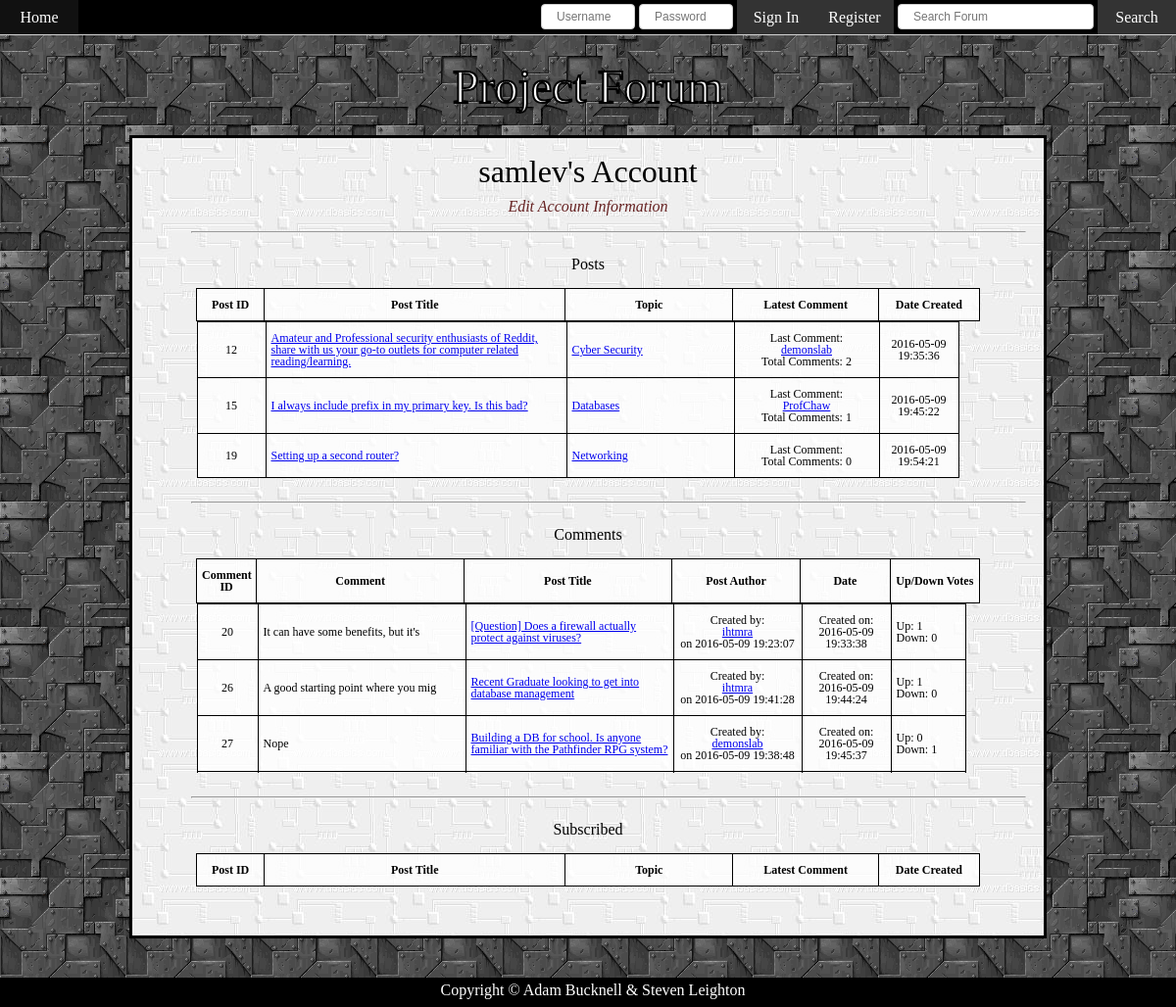
Screenshot of /view-account.php?userID=12 with the database file from the repository.
### tables this page shows
CREATE TABLE `user` (
  `userID` bigint(20) UNSIGNED NOT NULL,
  `last_login` timestamp NOT NULL DEFAULT '2000-01-01 05:00:00',
  `user_type` enum('MEMBER','MODERATOR') NOT NULL DEFAULT 'MEMBER',
  `date_joined` timestamp NOT NULL DEFAULT CURRENT_TIMESTAMP,
  `email` varchar(50) NOT NULL,
  `username` varchar(15) NOT NULL,
  `nickname` varchar(15) DEFAULT NULL,
  `password` varchar(512) NOT NULL
);

CREATE TABLE `user_post` (
  `userID` int(11) NOT NULL,
  `postID` int(11) NOT NULL
);

CREATE TABLE `post` (
  `postID` bigint(20) UNSIGNED NOT NULL,
  `title` varchar(200) NOT NULL,
  `content` text NOT NULL,
  `created_date` timestamp NOT NULL DEFAULT CURRENT_TIMESTAMP,
  `ups` int(11) NOT NULL DEFAULT '0',
  `downs` int(11) NOT NULL DEFAULT '0',
  `tags` text
);

CREATE TABLE `topic` (
  `topicID` bigint(20) UNSIGNED NOT NULL,
  `name` varchar(200) NOT NULL
);

CREATE TABLE `user_comment` (
  `userID` int(11) NOT NULL,
  `commentID` int(11) NOT NULL
);

CREATE TABLE `comment` (
  `commentID` bigint(20) UNSIGNED NOT NULL,
  `comment_text` varchar(1000) NOT NULL,
  `comment_date` timestamp NOT NULL DEFAULT CURRENT_TIMESTAMP
);

### html/view-account.php (the view, shortened to what the rows shown need)
<?php
    require_once dirname(__FILE__) . "/../models/user.php";
    require_once dirname(__FILE__) . "/../models/topic.php";
    require_once dirname(__FILE__) . "/../models/post.php";
    require_once dirname(__FILE__) . "/../models/comment.php";
    $user = new User($_GET['userID']);
    $user_posts = $user->GetPosts();
    $user_comments = $user->GetComments();
?>
<!DOCTYPE html>
<html>
    <head>
            <link rel="stylesheet" type="text/css" href="css/reset.css">
            <link rel="stylesheet" type="text/css" href="css/inputs.css">
            <link rel="stylesheet" type="text/css" href="css/outline.css">
            <link rel="stylesheet" type="text/css" href="css/center_form.css">
    </head>
    <body>
        <div class="container">
            <div class="content">
                <h2><?php if($user->nickname == NULL) echo $user->username."'s Account";
                            else
                                echo $user->nickname."'s Account (".$user->username.")"; ?>
                </h2>
                <div class="centerframe">
                    <h1><a href="edit_account.php?message=">Edit Account Information</a></h1>
                    <hr style="width:850px">
                    <table class="scroll">
                        <caption>Posts</caption>
                        <thead>
                            <tr>
                                <th scope="col" class="id">Post ID</th>
                                <th scope="col" class="title">Post Title </th>
                                <th scope="col" class="sub">Topic</th>
                                <th scope="col" class="lastPost">Latest Comment</th>
                                <th scope="col" class="other">Date Created</th>
                            </tr>
                        </thead>
                        <tbody>
                            <?php foreach ($user_posts as $post) {
                                $topic = $post->GetTopic();
                                $comments = $post->GetComments();
                                $last_comment = $post->GetLatestComment();
                            ?>
                            <tr>
                                <?php if($user->userID == $_SESSION['user']->userID) { ?>
                                        <td style="width:51px"><?php echo $post->postID; ?></td>
                                        <td style="text-align:left; width:262px" >
                                            <a href="view-post.php?postID=<?php echo $post->postID; ?>"> <?php echo $post->title; ?> </a>
                                        </td>
                                        <td style="text-align:left; width:140px">
                                            <a href="topic_posts.php?topicID=<?php echo $topic->topicID; ?>"><?php echo $topic->name; ?> </a>
                                        </td>
                                        <td style="width:120px">
                                            Last Comment: <br>
                                            <?php if ($last_comment != NULL) {
                                                echo '<a href="view-account.php?userID='.$last_comment->GetUser()->userID.'">'.$last_comment->GetUser()->username.'</a><br>';
                                            } ?>
                                            Total Comments: <?php echo count($comments); ?> </td>
                                        <td style="width:80px"><?php echo $post->created_date; ?></td>
                                        <td style="width:80px">
                                                <form action="delete_post.php" method="post" id="<?php echo $post->postID; ?>">
                                                    <input type="hidden" value="<?php echo $post->postID; ?>" name="postID">
                                                    <input type="hidden" value="<?php echo $topic->topicID; ?>" name="topicID">
                                                    <input type="hidden" value="<?php echo $_GET['userID']; ?>" name="userID">
                                                </form>
                                                <button type="submit" form="<?php echo $post->postID; ?>"
                                                    class="btn" style="float:left"  onclick="location.href='#'">Delete<btn>
                                        </td>
                                <?php }
                                    else { ?>
                                        <td style="width:59px"><?php echo $post->postID; ?></td>
                                        <td style="text-align:left; width:296px" >
                                             <a href="view-post.php?postID=<?php echo $post->postID; ?>"> <?php echo $post->title; ?> </a>
                                        </td>
                                        <td style="text-align:left; width:160px">
                                             <a href="topic_posts.php?topicID=<?php echo $topic->topicID; ?>"><?php echo $topic->name; ?> </a>
                                         </td>
                                        <td style="width:137px">
                                            Last Comment:<br>
                                            <?php if ($last_comment != NULL) {
                                                echo '<a href="view-account.php?userID='.$last_comment->GetUser()->userID.'">'.$last_comment->GetUser()->username.'</a><br>';
                                            } ?>
                                            Total Comments: <?php echo count($comments); ?> </td>
                                        <td style="width:70px"><?php echo $post->created_date; ?></td>
                                <?php }  ?>
                            </tr>
                            <?php }  ?>
                        </tbody>
                    </table>
                    <br>
                    <hr style="width:850px">
                    <table class="scroll">
                        <caption>Comments</caption>
                        <thead>
                            <tr>
                                <th scope="col" class="id">Comment ID</th>
                                <th scope="col" class="com">Comment</th>
                                <th scope="col" class="com">Post Title </th>
                                <th scope="col" class="lastPost">Post Author</th>
                                <th scope="col" class="other">Date</th>
                                <?php if($user->userID == $_SESSION['user']->userID) { echo '<th scope="col" class="other">Delete</th>';
                                 } else { echo '<th scope="col" class="other">Up/Down Votes</th>'; }
                                ?>
                            </tr>
                        </thead>
                        <tbody>
                             <?php foreach ($user_comments as $comment) {
                                $post = $comment->GetPost();
                                $post_user = $post->GetUser();
                                $comment_likes = $comment->GetUserLikes();
                                $comment_dislikes = $comment->GetUserDislikes();
                            ?>
                            <tr>
                                <?php if($user->userID != $_SESSION['user']->userID) { ?>
                                <td style="width:51px"><?php echo $comment->commentID; ?></td>
                                <td style="text-align:left; width:201px" >
                                    <?php echo substr($comment->comment_text,0,35); ?>
                                </td>
                                <td style="text-align:left; width:201px" >
                                    <a href="view-post.php?postID=<?php echo $post->postID; ?>"> <?php echo $post->title; ?> </a>
                                </td>
                                <td style="width:120px">
                                    Created by:<br>
                                    <?php
                                        echo '<a href="view-account.php?userID='.$post_user->userID.'">'.$post_user->username.'</a><br>on '.$post->created_date;
                                    ?>
                                <td style="width:80px">
                                    Created on: <br>
                                    <?php echo $comment->comment_date; ?>
                                    </td>
                                <td style="width:65px; text-align:left">
                                    Up: <?php echo count($comment_likes); ?> <br>
                                    Down: <?php echo count($comment_dislikes); ?>
                                </td>
                                <?php }  ?>
                            </tr>
                            <?php }  ?>
                        </tbody>
                    </table>
                    <br>
                    <hr style="width:850px">
                    <table class="scroll">
                        <caption>Subscribed</caption>
                        <thead>
                            <tr>
                                <th scope="col" class="id">Post ID</th>
                                <th scope="col" class="title">Post Title </th>
                                <th scope="col" class="sub">Topic</th>
                                <th scope="col" class="lastPost">Latest Comment</th>
                                <th scope="col" class="other">Date Created</th>
                            </tr>
                        </thead>
                    </table>
                </div>
            </div>
        </div>
    </body>
</html>

### rows the page displays
user: username "samlev"
post: title "Amateur and Professional security enthusiasts of Reddit, share with us your go-to outlets for computer related reading/learning.", topic.name "Cyber Security", user.username "demonslab", count($comments) "2", created_date "2016-05-09 19:35:36"
user_post: postID "12"
post: title "I always include prefix in my primary key. Is this bad?", topic.name "Databases", user.username "ProfChaw", count($comments) "1", created_date "2016-05-09 19:45:22"
user_post: postID "15"
post: title "Setting up a second router?", topic.name "Networking", count($comments) "0", created_date "2016-05-09 19:54:21"
user_post: postID "19"
comment: comment_text "It can have some benefits, but it's", post.title "[Question] Does a firewall actually protect against viruses?", user.username "ihtmra", post.created_date "2016-05-09 19:23:07", comment_date "2016-05-09 19:33:38", count($comment_likes) "1", count($comment_dislikes) "0"
user_comment: commentID "20"
comment: comment_text "A good starting point where you mig", post.title "Recent Graduate looking to get into database management", user.username "ihtmra", post.created_date "2016-05-09 19:41:28", comment_date "2016-05-09 19:44:24", count($comment_likes) "1", count($comment_dislikes) "0"
user_comment: commentID "26"
comment: comment_text "Nope", post.title "Building a DB for school. Is anyone familiar with the Pathfinder RPG system?", user.username "demonslab", post.created_date "2016-05-09 19:38:48", comment_date "2016-05-09 19:45:37", count($comment_likes) "0", count($comment_dislikes) "1"
user_comment: commentID "27"
